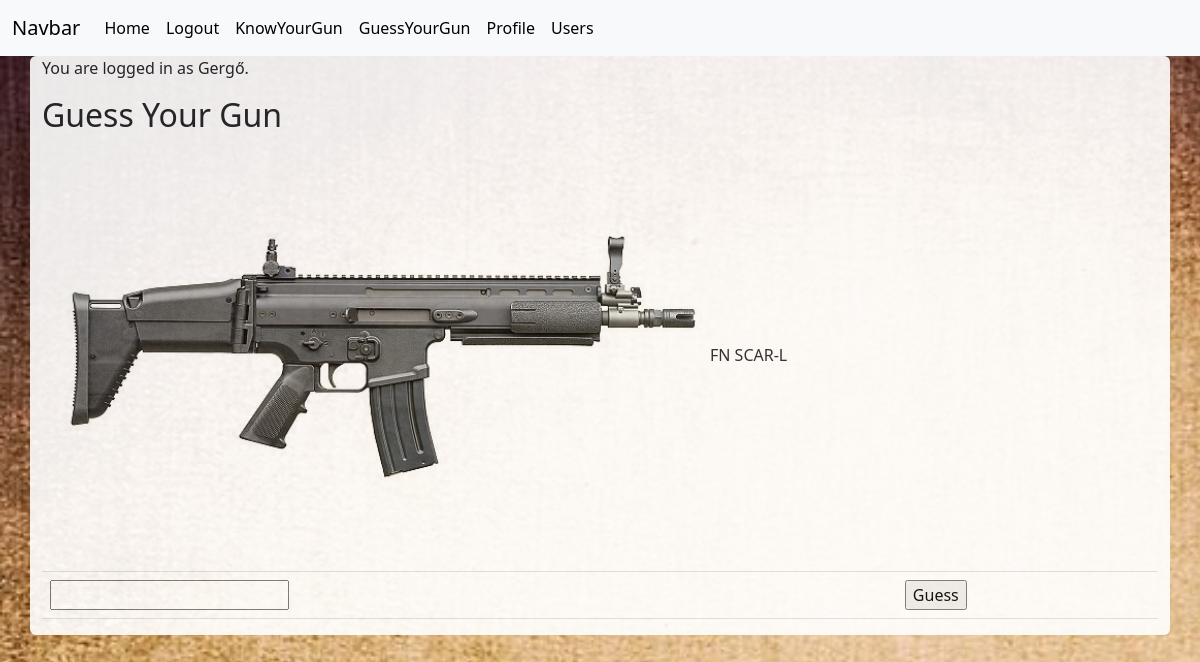
/gyg.php (signed in), run on the app's committed database.
### tables this page shows
CREATE TABLE `firearm` (
  `firearm_id` int(11) NOT NULL,
  `img` varchar(100) NOT NULL,
  `fa_name` varchar(100) NOT NULL,
  `caliber_id` int(11) NOT NULL,
  `dev_country_id` varchar(60) NOT NULL,
  `design_year` int(4) NOT NULL
);

### gyg.php (the view, shortened to what this page needs)
<!doctype html>
<html lang="en">
  <head>
    <link href="https://cdn.jsdelivr.net/npm/bootstrap@5.3.0-alpha3/dist/css/bootstrap.min.css" rel="stylesheet">
    <link href="style.css" rel="stylesheet"/>
  </head>
  <body>
    <?php include_once('navigation.php') ?>
    <div class="container transparent_white_background rounded">
        <?php
            if(isset($_SESSION['loggedin']) && $_SESSION['loggedin'] == true)
            {?>
                <p>You are logged in as <?php echo $_SESSION['username'];?>.</p>
        <?php } else { header("location: smeagol.php"); }?>
        <h2 text-align="center">Guess Your Gun</h2>
        <?php
            $dbh = new PDO("mysql:host=localhost;dbname=$dbname", $username, $password);
            $getlength = $dbh->query("SELECT firearm.img, firearm.firearm_id, firearm.fa_name FROM firearm");
            $firearms = $getlength->fetchAll(PDO::FETCH_ASSOC);
              $rand=random_int(1,count($firearms));
              $result = $dbh->query("SELECT firearm.img, firearm.firearm_id, firearm.fa_name FROM firearm where firearm.firearm_id=$rand limit 1");
              $firearms =$result->fetchAll(PDO::FETCH_ASSOC);
            ?>
              <div class="row">
               <div class="col-12">
                <table class="table">
                <?php foreach( $firearms as $key => $firearm ) { ?>
                            <tr>
                                <td colspan="2"><img src="imgs/<?= $firearm['img'] ?>" alt="<?= $firearm['fa_name'] ?>" height="40%" width="60%"><?= $firearm['fa_name'] ?></td>
                                <tr>
                                <td><form name="verify" onsubmit="return verifyGuess(<?= $firearm['fa_name'] ?>)"><input id="guess" type="text" name="guess" ></td>
                                <td><input id="send" type="submit" value="Guess"></form></td>
                                </tr>
                            </tr>
                        <?php } ?>
                </table>
            </div>
        </div>
  </body>
</html>

### style.css (style rules this page uses)
body { background-image: url("background.jpg"); background-attachment: fixed; background-size: cover; }
.transparent_white_background { background-color: white; opacity: 0.9; }

### data on the page
firearm: img (picture), fa_name "FN SCAR-L"

### other printed values
$menu_item['text'] "Home"
$menu_item['text'] "Logout"
$menu_item['text'] "KnowYourGun"
$menu_item['text'] "GuessYourGun"
$menu_item['text'] "Profile"
$menu_item['text'] "Users"
$_SESSION['username'] "Gergő"
